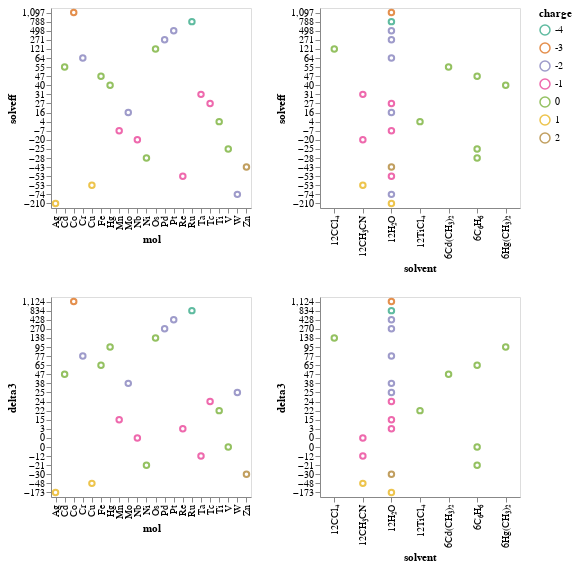

The notebook cell saved with this chart:
### Markdown cell above
First, let's try to combine what we did above into one intuitive workflow. This can be presented to the readers of ... and to invite them to explore the data on their own:

### Code cell
chart=alt.Chart(df_adf_all).mark_point().encode(
    alt.X(alt.repeat("column"), type='ordinal'),
    alt.Y(alt.repeat("row"), type='ordinal',
          sort='descending',
          axis=alt.Axis(format=",.0f")
         ),
    color=alt.Color('charge', type='nominal', scale=alt.Scale(scheme='dark2'))
).properties(
    width=200,
    height=200
).repeat(
    row=['solveff', 'delta3'],
    column=['mol', 'solvent']
).interactive()

chart

### Figure 1 — Vega-Lite specification as saved in the notebook (floating-point values rounded to 4 significant figures)
{"config": {"view": {"continuousWidth": 400, "continuousHeight": 300}}, "repeat": {"column": ["mol", "solvent"], "row": ["solveff", "delta3"]}, "spec": {"data": {"name": "data-82ba65b3d3f73062f9b09b91098cd11b"}, "mark": "point", "encoding": {"color": {"type": "nominal", "field": "charge", "scale": {"scheme": "dark2"}}, "x": {"type": "ordinal", "field": {"repeat": "column"}}, "y": {"type": "ordinal", "axis": {"format": ",.0f"}, "field": {"repeat": "row"}, "sort": "descending"}}, "height": 200, "selection": {"selector005": {"type": "interval", "bind": "scales", "encodings": ["x", "y"]}}, "width": 200}, "$schema": "https://vega.github.io/schema/vega-lite/v4.8.1.json", "datasets": {"data-82ba65b3d3f73062f9b09b91098cd11b": [{"mol": "Ti", "x_labels": "Ti", "where": "SO-ZORA", "solveff": 4.3, "row": 4, "charge": 0, "solvent": "12TiCl₄", "complex": "TiCl₄ + 12TiCl₄", "delta1": 22.18, "delta2": 21.68, "delta3": 21.85, "delta4": 4.3, "Delta1": 22.18, "Delta2": -0.5, "Delta3": 0.17, "Delta4": -17.55, "d1": -0.02176, "d2": -0.02115, "d3": -0.02136, "d4": -0.0}, {"mol": "V", "x_labels": "V", "where": "SO-ZORA", "solveff": -25.33, "row": 4, "charge": 0, "solvent": "6C₆H₆", "complex": "VOCl₃ + 6C₆H₆", "delta1": 2.814, "delta2": 1.017, "delta3": -0.105, "delta4": -25.33, "Delta1": 2.814, "Delta2": -1.797, "Delta3": -1.122, "Delta4": -25.23, "d1": -0.01513, "d2": -0.01417, "d3": -0.01356, "d4": -0.0}, {"mol": "Cr", "x_labels": "Cr", "where": "SO-ZORA", "solveff": 63.86, "row": 4, "charge": -2, "solvent": "12H₂O", "complex": "CrO₄²⁻ + 12H₂O", "delta1": 123.0, "delta2": 104.0, "delta3": 76.65, "delta4": 63.86, "Delta1": 123.0, "Delta2": -19.01, "Delta3": -27.39, "Delta4": -12.8, "d1": -0.02171, "d2": -0.01474, "d3": -0.004694, "d4": -0.0}, {"mol": "Mn", "x_labels": "Mn", "where": "SO-ZORA", "solveff": -7.242, "row": 4, "charge": -1, "solvent": "12H₂O", "complex": "MnO₄⁻ + 12H₂O", "delta1": 35.49, "delta2": 29.14, "delta3": 15.23, "delta4": -7.242, "Delta1": 35.49, "Delta2": -6.351, "Delta3": -13.91, "Delta4": -22.47, "d1": -0.01086, "d2": -0.009246, "d3": -0.005711, "d4": -0.0}, {"mol": "Fe", "x_labels": "Fe", "where": "SO-ZORA", "solveff": 47.11, "row": 4, "charge": 0, "solvent": "6C₆H₆", "complex": "Fe(CO)₅ + 6C₆H₆", "delta1": 67.43, "delta2": 65.41, "delta3": 64.57, "delta4": 47.11, "Delta1": 67.43, "Delta2": -2.017, "Delta3": -0.841, "Delta4": -17.46, "d1": -0.008717, "d2": -0.007852, "d3": -0.007491, "d4": -0.0}, {"mol": "Co", "x_labels": "Co", "where": "SO-ZORA", "solveff": 1097.0, "row": 4, "charge": -3, "solvent": "12H₂O", "complex": "Co(CN)₆³⁻ + 12H₂O", "delta1": 1098.0, "delta2": 1128.0, "delta3": 1124.0, "delta4": 1097.0, "Delta1": 1098.0, "Delta2": 29.28, "Delta3": -3.119, "Delta4": -27.11, "d1": -0.0001645, "d2": -0.005234, "d3": -0.004694, "d4": -0.0}, {"mol": "Ni", "x_labels": "Ni", "where": "SO-ZORA", "solveff": -27.54, "row": 4, "charge": 0, "solvent": "6C₆H₆", "complex": "Ni(CO)₄ + 6C₆H₆", "delta1": -9.36, "delta2": -17.95, "delta3": -21.46, "delta4": -27.54, "Delta1": -9.36, "Delta2": -8.592, "Delta3": -3.505, "Delta4": -6.087, "d1": -0.01116, "d2": -0.005885, "d3": -0.003735, "d4": -0.0}, {"mol": "Cu", "x_labels": "Cu", "where": "SO-ZORA", "solveff": -53.46, "row": 4, "charge": 1, "solvent": "12CH₃CN", "complex": "Cu(CH₃CN)₄⁺ + 12CH₃CN", "delta1": -23.3, "delta2": -44.89, "delta3": -47.87, "delta4": -53.46, "Delta1": -23.3, "Delta2": -21.59, "Delta3": -2.983, "Delta4": -5.593, "d1": 0.0632, "d2": 0.01797, "d3": 0.01172, "d4": 0.0}, {"mol": "Zn", "x_labels": "Zn", "where": "SO-ZORA", "solveff": -43.15, "row": 4, "charge": 2, "solvent": "12H₂O", "complex": "Zn(H₂O)₆²⁺ + 12H₂O", "delta1": -29.68, "delta2": -30.29, "delta3": -30.12, "delta4": -43.15, "Delta1": -29.68, "Delta2": -0.611, "Delta3": 0.171, "Delta4": -13.03, "d1": 0.007035, "d2": 0.006715, "d3": 0.006805, "d4": 0.0}, {"mol": "Nb", "x_labels": "Nb", "where": "SO-ZORA", "solveff": -19.51, "row": 5, "charge": -1, "solvent": "12CH₃CN", "complex": "NbCl₆⁻ + 12CH₃CN", "delta1": 15.89, "delta2": 3.21, "delta3": 0.179, "delta4": -19.51, "Delta1": 15.89, "Delta2": -12.68, "Delta3": -3.031, "Delta4": -19.69, "d1": -0.1114, "d2": -0.07148, "d3": -0.06194, "d4": -0.0}, {"mol": "Mo", "x_labels": "Mo", "where": "SO-ZORA", "solveff": 16.26, "row": 5, "charge": -2, "solvent": "12H₂O", "complex": "MoO₄²⁻ + 12H₂O", "delta1": 69.5, "delta2": 57.48, "delta3": 38.01, "delta4": 16.26, "Delta1": 69.5, "Delta2": -12.02, "Delta3": -19.47, "Delta4": -21.75, "d1": -0.09522, "d2": -0.07372, "d3": -0.0389, "d4": -0.0}, {"mol": "Tc", "x_labels": "Tc", "where": "SO-ZORA", "solveff": 26.99, "row": 5, "charge": -1, "solvent": "12H₂O", "complex": "TcO₄⁻ + 12H₂O", "delta1": 22.69, "delta2": 28.88, "delta3": 23.9, "delta4": 26.99, "Delta1": 22.69, "Delta2": 6.184, "Delta3": -4.982, "Delta4": 3.092, "d1": 0.003026, "d2": -0.001332, "d3": 0.002179, "d4": -0.0}, {"mol": "Ru", "x_labels": "Ru", "where": "SO-ZORA", "solveff": 787.8, "row": 5, "charge": -4, "solvent": "12H₂O", "complex": "Ru(CN)₆⁴⁻ + 12H₂O", "delta1": 828.1, "delta2": 831.8, "delta3": 834.2, "delta4": 787.8, "Delta1": 828.1, "Delta2": 3.637, "Delta3": 2.412, "Delta4": -46.41, "d1": -0.04974, "d2": -0.05423, "d3": -0.0572, "d4": -0.0}, {"mol": "Pd", "x_labels": "Pd", "where": "SO-ZORA", "solveff": 271.0, "row": 5, "charge": -2, "solvent": "12H₂O", "complex": "PdCl₆²⁻ + 12H₂O", "delta1": 202.9, "delta2": 238.6, "delta3": 270.5, "delta4": 271.0, "Delta1": 202.9, "Delta2": 35.67, "Delta3": 31.89, "Delta4": 0.485, "d1": 0.04305, "d2": 0.02048, "d3": 0.0003068, "d4": -0.0}, {"mol": "Ag", "x_labels": "Ag", "where": "SO-ZORA", "solveff": -210.2, "row": 5, "charge": 1, "solvent": "12H₂O", "complex": "Ag(H₂O)₄⁺ + 12H₂O", "delta1": -175.0, "delta2": -174.3, "delta3": -173.4, "delta4": -210.2, "Delta1": -175.0, "Delta2": 0.772, "Delta3": 0.835, "Delta4": -36.73, "d1": 0.008141, "d2": 0.00832, "d3": 0.008513, "d4": 0.0}, {"mol": "Cd", "x_labels": "Cd", "where": "SO-ZORA", "solveff": 54.9, "row": 5, "charge": 0, "solvent": "6Cd(CH₃)₂", "complex": "Cd(CH₃)₂ + 6Cd(CH₃)₂", "delta1": 6.982, "delta2": 22.72, "delta3": 46.82, "delta4": 54.9, "Delta1": 6.982, "Delta2": 15.74, "Delta3": 24.1, "Delta4": 8.08, "d1": -0.01386, "d2": -0.009311, "d3": -0.002338, "d4": 0.0}, {"mol": "Ta", "x_labels": "Ta", "where": "SO-ZORA", "solveff": 30.63, "row": 6, "charge": -1, "solvent": "12CH₃CN", "complex": "TaCl₆⁻ + 12CH₃CN", "delta1": 11.59, "delta2": -6.849, "delta3": -11.6, "delta4": 30.63, "Delta1": 11.59, "Delta2": -18.44, "Delta3": -4.747, "Delta4": 42.23, "d1": -0.005583, "d2": -0.01099, "d3": -0.01238, "d4": 0.0}, {"mol": "W", "x_labels": "W", "where": "SO-ZORA", "solveff": -74.4, "row": 6, "charge": -2, "solvent": "12H₂O", "complex": "WO₄²⁻ + 12H₂O", "delta1": 85.21, "delta2": 52.39, "delta3": 25.1, "delta4": -74.4, "Delta1": 85.21, "Delta2": -32.82, "Delta3": -27.3, "Delta4": -99.5, "d1": 0.05317, "d2": 0.04224, "d3": 0.03314, "d4": 0.0}, {"mol": "Re", "x_labels": "Re", "where": "SO-ZORA", "solveff": -52.82, "row": 6, "charge": -1, "solvent": "12H₂O", "complex": "ReO₄⁻ + 12H₂O", "delta1": 21.61, "delta2": 11.56, "delta3": 2.737, "delta4": -52.82, "Delta1": 21.61, "Delta2": -10.05, "Delta3": -8.819, "Delta4": -55.56, "d1": 0.03932, "d2": 0.03401, "d3": 0.02936, "d4": 0.0}, {"mol": "Os", "x_labels": "Os", "where": "SO-ZORA", "solveff": 121.2, "row": 6, "charge": 0, "solvent": "12CCl₄", "complex": "OsO₄ + 12CCl₄", "delta1": 132.7, "delta2": 135.6, "delta3": 137.6, "delta4": 121.2, "Delta1": 132.7, "Delta2": 2.826, "Delta3": 2.027, "Delta4": -16.41, "d1": 0.009486, "d2": 0.01181, "d3": 0.01347, "d4": 0.0}, {"mol": "Pt", "x_labels": "Pt", "where": "SO-ZORA", "solveff": 498.5, "row": 6, "charge": -2, "solvent": "12H₂O", "complex": "PtCl₆²⁻ + 12H₂O", "delta1": 292.3, "delta2": 371.2, "delta3": 428.1, "delta4": 498.5, "Delta1": 292.3, "Delta2": 78.86, "Delta3": 56.9, "Delta4": 70.43, "d1": -0.1094, "d2": -0.06754, "d3": -0.03736, "d4": 0.0}, {"mol": "Hg", "x_labels": "Hg", "where": "SO-ZORA", "solveff": 40.08, "row": 6, "charge": 0, "solvent": "6Hg(CH₃)₂", "complex": "Hg(CH₃)₂ + 6Hg(CH₃)₂", "delta1": 31.95, "delta2": 67.2, "delta3": 95.47, "delta4": 40.08, "Delta1": 31.95, "Delta2": 35.25, "Delta3": 28.28, "Delta4": -55.4, "d1": -0.0009148, "d2": 0.003053, "d3": 0.006236, "d4": 0.0}]}}
